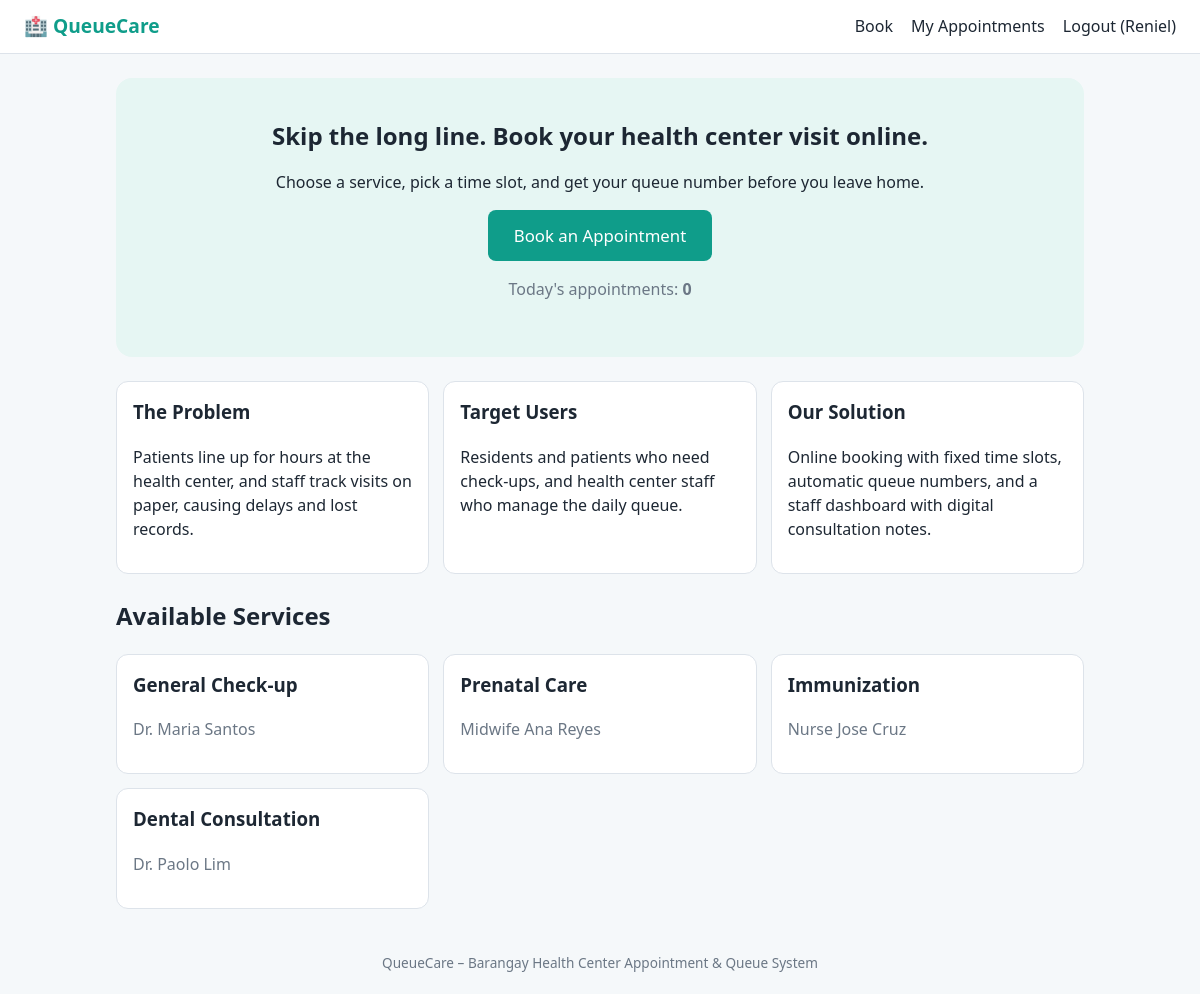
Screenshot of / (signed in) with the database file from the repository.
### tables this page shows
CREATE TABLE services(
        id INTEGER PRIMARY KEY AUTOINCREMENT,
        name TEXT NOT NULL,
        provider TEXT NOT NULL
    );

### app.py (the view)
@app.route("/")
def index():
    db = get_db()
    today = date.today().isoformat()
    total = db.execute("SELECT COUNT(*) FROM appointments WHERE appt_date=? AND status!='Cancelled'",
                       (today,)).fetchone()[0]
    services = db.execute("SELECT * FROM services").fetchall()
    return render_template("index.html", total=total, services=services)

### app.py (called while the page is built)
def get_db():
    if "db" not in g:
        g.db = sqlite3.connect(DB_PATH)
        g.db.row_factory = sqlite3.Row
    return g.db

### templates/index.html
{% extends "base.html" %}
{% block content %}
<section class="hero">
  <h1>Skip the long line. Book your health center visit online.</h1>
  <p>Choose a service, pick a time slot, and get your queue number before you leave home.</p>
  <a class="btn big" href="{{ url_for('book') if session.user_id else url_for('register') }}">Book an Appointment</a>
  <p class="muted">Today's appointments: <b>{{ total }}</b></p>
</section>
<section class="grid3">
  <div class="card"><h3>The Problem</h3>
    <p>Patients line up for hours at the health center, and staff track visits on paper, causing delays and lost records.</p></div>
  <div class="card"><h3>Target Users</h3>
    <p>Residents and patients who need check-ups, and health center staff who manage the daily queue.</p></div>
  <div class="card"><h3>Our Solution</h3>
    <p>Online booking with fixed time slots, automatic queue numbers, and a staff dashboard with digital consultation notes.</p></div>
</section>
<h2>Available Services</h2>
<div class="grid3">
  {% for s in services %}
  <div class="card"><h3>{{ s.name }}</h3><p class="muted">{{ s.provider }}</p></div>
  {% endfor %}
</div>
{% endblock %}

### static/style.css (style rules this page uses)
:root { --ac:#0f9d8a;--ac2:#e6f6f3;--tx:#1d2733;--mu:#6b7785;--bd:#dde3ea;--bg:#f5f8fa }
* { box-sizing:border-box }
body { margin:0;font-family:system-ui,"Segoe UI",sans-serif;background:var(--bg);color:var(--tx);line-height:1.5 }
a { color:var(--ac) }
.btn { display:inline-block;background:var(--ac);color:#fff;border:0;border-radius:8px;padding:9px 16px;cursor:pointer;text-decoration:none;font-size:.95rem }
.btn.big { padding:13px 26px;font-size:1.05rem }
.hero { text-align:center;background:var(--ac2);border-radius:16px;padding:40px 20px;margin-bottom:24px }
.hero h1 { margin:0 0 8px }
.grid3 { display:grid;grid-template-columns:repeat(auto-fit,minmax(240px,1fr));gap:14px;margin-bottom:24px }
.card { background:#fff;border:1px solid var(--bd);border-radius:12px;padding:16px }
.card h3 { margin-top:0 }
.muted { color:var(--mu) }

### rows the page displays
services: name "General Check-up", provider "Dr. Maria Santos"
services: name "Prenatal Care", provider "Midwife Ana Reyes"
services: name "Immunization", provider "Nurse Jose Cruz"
services: name "Dental Consultation", provider "Dr. Paolo Lim"

### other values shown
{{ session.name }} "Reniel"
{{ total }} "0"
